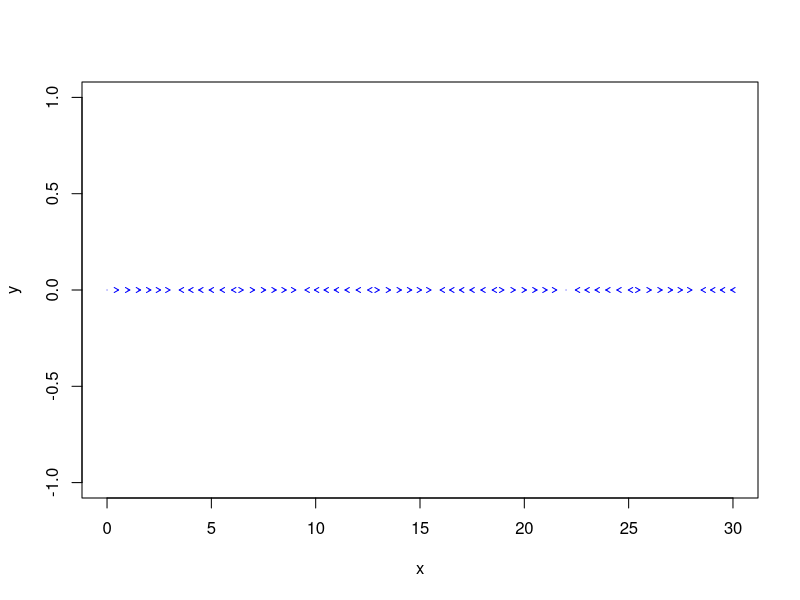
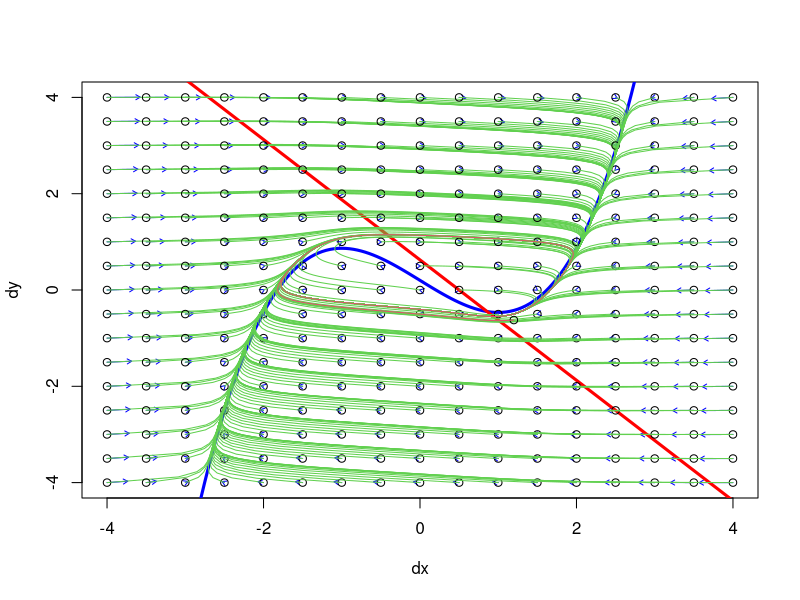
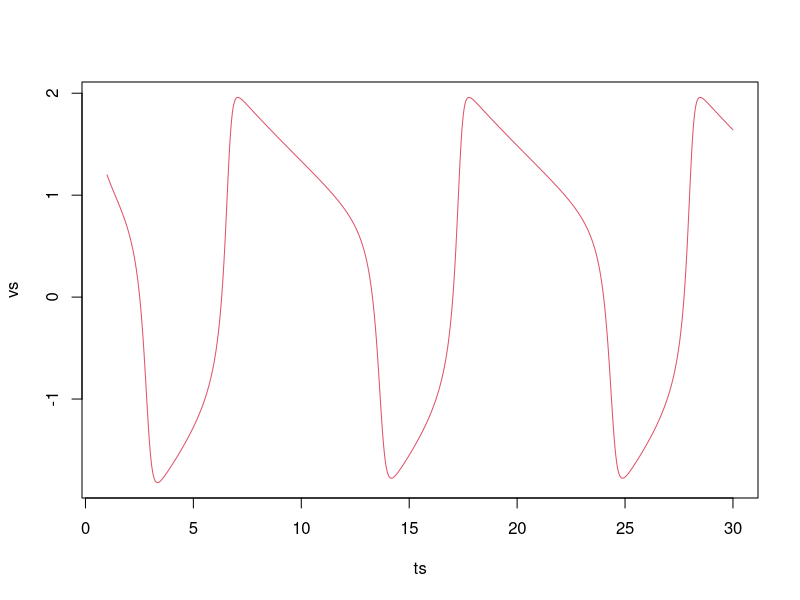

Write R code to recreate these figures, in order.

library('fields')
library('deSolve')


# params = c(1,2,-2,-1)
# params = c(0.7 , 0.8, 3 , 0)
# params = c(1.7 , 0.8, 3 , 0.4)
params = c(0.5 , 0.8, 3 , -0.2)
# a   <- 0.5;         b  <- 0.8;      c   <-    3;   I   <- -0.2;

dvdr = function(v, r, params) { # the vector contains the parameters a, b, c, d
	a = params[1]
	b = params[2]
	c = params[3]
	I = params[4]
	# return a vector contain dv and dr
	d_v = c * (v - 1/3 * (v^3) + r + I)
	d_r = -1 / c * (v - a + b * r)
	return (c(d_v, d_r))
}





v_nullcline = function (vv, params){
	a = params[1]
	b = params[2]
	c = params[3]
	I = params[4]
	rr = rep (0, length(vv))
	for (i in 1:length(vv)){
		rr[i] = 1/3 * (vv[i])^3 - vv[i] - I 
	}
	return (rr)
}


r_nullcline = function (vv, params){
	a = params[1]
	b = params[2]
	c = params[3]
	I = params[4]
	rr = rep (0, length(vv))
	for (i in 1:length(vv)){
		rr[i] = (a - vv[i]) / b 
	}
	return (rr)
}







x = seq(0,30, 0.5)
y = rep(0, length(x))
dx = sin(x)

plot (x,y, type='n')
# plot (x,dx, type='n')
arrow.plot(x, 0, dx, 0, arrow.ex = 0.05, length = 0.05, col = 'blue', lwd = 1, true.angle=TRUE)



xmin = -4; xmax = 4; xstep = 0.5
ymin = -4; ymax = 4; ystep = 0.5


x = seq(xmin, xmax, xstep)
y = seq(ymin, ymax, ystep)

x_values = rep (x, time = length(y))
y_values = rep (y, each = length(x))



x_dirs = rep (0, length(x_values))
y_dirs = rep (0, length(y_values))



for (i in 1:length(x_values)) {
	dir = dvdr(x_values[i], y_values [i], params)
	x_dirs [i] = dir[1]
	y_dirs [i] = dir[2]
}

plot (x,y, type='n', xlab = 'dx', ylab = 'dy')
arrow.plot(x_values, y_values, x_dirs, y_dirs, arrow.ex = 0.05, length = 0.05, col = 'blue', lwd = 1, true.angle=TRUE)



x = seq(xmin, xmax, xstep/10)
y_x = v_nullcline(x, params)
y_y = r_nullcline(x, params)


lines (x, y_x, col = 'blue',lty=1,lwd=3)
lines (x, y_y, col = 'red',lty=1,lwd=3)




ode_system = function (t, state, params) {
	v = state [1]
	r = state [2]
	return (list(dvdr(v,r,params)))
}






x_iter = seq(xmin, xmax, xstep)
y_iter = seq(ymin, ymax, ystep)

for (x_init in x_iter) {
	for (y_init in y_iter) {

		times = seq(1, 40, 0.05)

		points (x_init, y_init)

		trajectory <- ode (y = c(y1=x_init, y2=y_init), 
			times = times,
			func = ode_system, 
			parms = params)

		lines(trajectory[,2], trajectory[,3], col = 43)
		
	}
}


times = seq(1, 30, 0.01)

points (1.1994, -0.62426)

trajectory <- ode (y = c(y1= 1.1994, y2=-0.62426), 
	times = times,
	func = ode_system, 
	parms = params)

lines(trajectory[,2], trajectory[,3], col = 98)


plot.new()
frame()

ts = trajectory[,1]
vs = trajectory[,2]

plot (ts,vs, type='n')
lines(ts, vs, col = 98)
